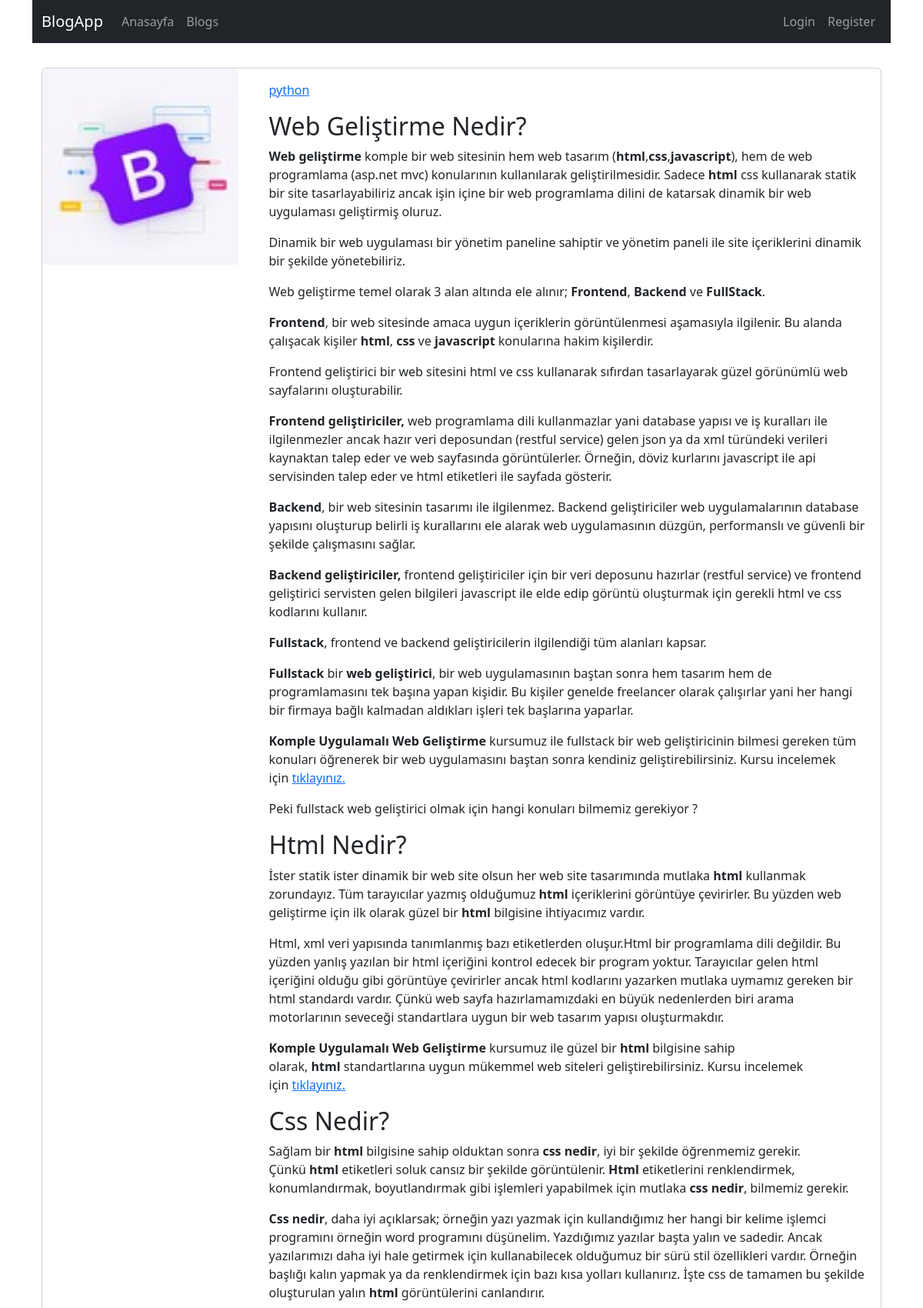
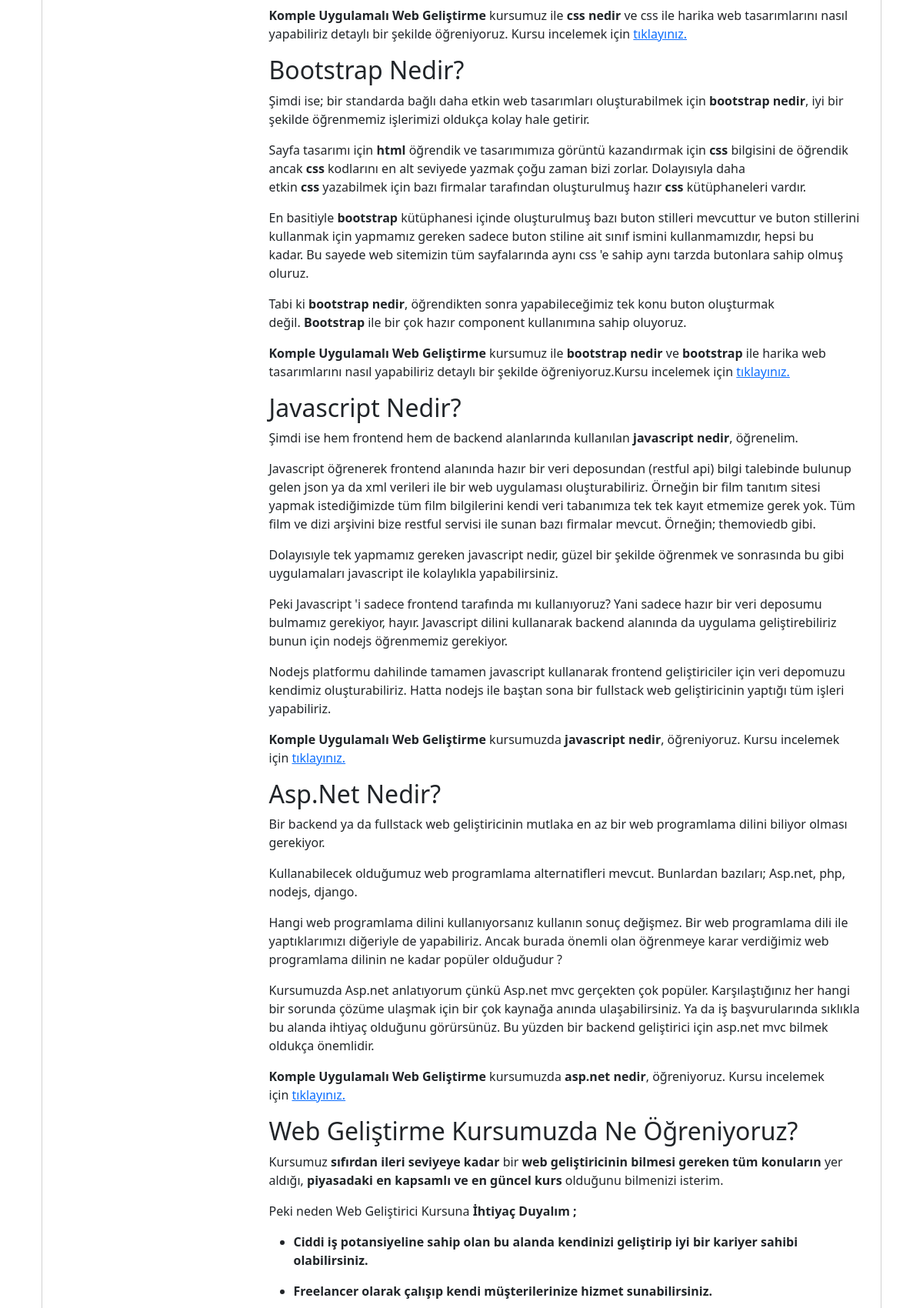
The app's page /blogs/python (upper part) with its own data (2 pictures, top to bottom).
### blogapp/models.py (models this page shows, shortened)
class Blog(models.Model):
    title=models.CharField(max_length=200)
    images=models.ImageField(upload_to='blogs')
    descriptions=RichTextField()
    is_active=models.BooleanField(default=False)
    is_home=models.BooleanField(default=False)
    created_at=models.DateField(auto_now_add=True)
    updated_at=models.DateField(auto_now=True)
    slug=models.SlugField(null=False,blank=True, unique=True,db_index=True,editable=False)
    categories=models.ManyToManyField(Category)

### blogapp/views.py (the view)
# urls.py: path('blogs/<slug:slug>',views.blogs_detail,name='blogs_detail'),
def blogs_detail(request,slug):
    blog=Blog.objects.get(slug=slug)
    return render(request, 'blogapp/blogs-detail.html',{
        'blog': blog,
    })

### blogapp/templates/blogapp/blogs-detail.html (shortened to what this page needs)
{% extends 'base.html' %}
{% load static %}
{% block container %}
<div class="container mt-3">
    <div class="row">
        <div class="col-sm-12">
            <div class="card my-3">
                <div class="row">
                    <div class="col-sm-3">
                        <img src="{{ blog.images.url }}" class="card-img-top">
                    </div>
                    <div class="col-sm-9">
                        <div class="card-body">
                            <a href="{% url 'blogs_detail' blog.slug %}">
                                {{ blog.title }}
                            </a>
                            <p class="card-text">{{ blog.descriptions |safe }}</p>
                        </div>
                    </div>
                </div>
            </div>
        </div>
    </div>
</div>
{% endblock container %}

### records on screen
Blog: images (picture), title "python", descriptions "Web Geliştirme Nedir? Web geliştirme komple bir web sitesinin hem web tasarım ( html , css , javascript ), hem de web programlama (asp.net mvc) konularının kullanılarak geliştirilmesidir. Sadece html css kullanarak statik bir site tasarlayabiliriz ancak işin içine bir web programlama dilini de katarsak dinamik bir web uygulaması geliştirmiş oluruz. Dinamik bir web uygulaması bir yönetim paneline sahiptir ve yönetim paneli ile site içeriklerini dinamik bir şekilde yönetebiliriz. Web geliştirme temel olarak 3 alan altında ele alınır; Frontend , Backend ve FullStack . Frontend , bir web sitesinde amaca uygun içeriklerin görüntülenmesi aşamasıyla ilgilenir. Bu alanda çalışacak kişiler html ,…"
